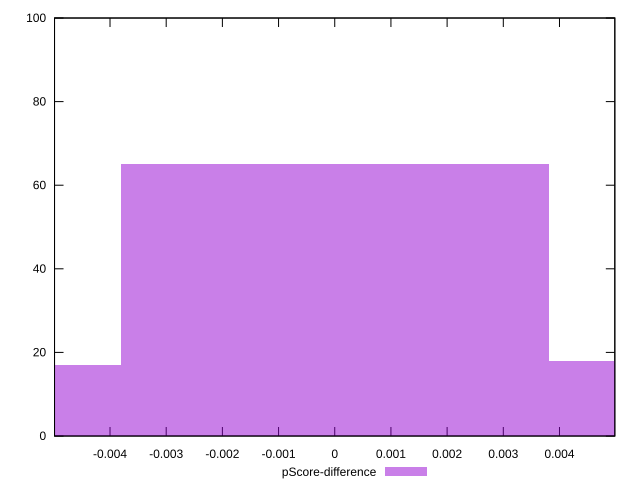

Source code (gnuplot):
reset

$pScoreDifference <<EOF
0 65
0.007621180372511078 18
-0.007621180372511078 17
EOF

set key outside below
set boxwidth 0.007621180372511078
set xrange [-0.004987432366728273:0.004984979741901818]
set yrange [0:100]
set trange [0:100]
set style fill transparent solid 0.5 noborder
set terminal svg size 640, 490 enhanced background rgb 'white'
set output "report_00019_2021-02-10T18-14-37.922Z//largest-contentful-paint/samples/pages+cached+noadtech+nomedia+nocss/pScore-difference/histogram.svg"

plot $pScoreDifference title "pScore-difference" with boxes

reset
